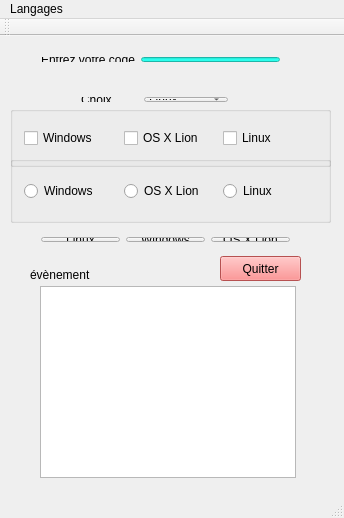
<?xml version="1.0" encoding="UTF-8"?>
<ui version="4.0">
 <class>MainWindow</class>
 <widget class="QMainWindow" name="MainWindow">
  <property name="geometry">
   <rect>
    <x>0</x>
    <y>0</y>
    <width>344</width>
    <height>518</height>
   </rect>
  </property>
  <property name="windowTitle">
   <string>MainWindow</string>
  </property>
  <widget class="QWidget" name="centralWidget">
   <widget class="QGroupBox" name="groupBoxCheckBox">
    <property name="geometry">
     <rect>
      <x>10</x>
      <y>70</y>
      <width>321</width>
      <height>61</height>
     </rect>
    </property>
    <property name="title">
     <string/>
    </property>
    <layout class="QHBoxLayout" name="horizontalLayout_3">
     <item>
      <widget class="QCheckBox" name="checkBoxWindows">
       <property name="text">
        <string>Windows</string>
       </property>
      </widget>
     </item>
     <item>
      <widget class="QCheckBox" name="checkBoxOSXLion">
       <property name="text">
        <string>OS X Lion</string>
       </property>
      </widget>
     </item>
     <item>
      <widget class="QCheckBox" name="checkBoxLinux">
       <property name="text">
        <string>Linux</string>
       </property>
      </widget>
     </item>
    </layout>
   </widget>
   <widget class="QGroupBox" name="groupBoxRadioButton">
    <property name="geometry">
     <rect>
      <x>10</x>
      <y>120</y>
      <width>321</width>
      <height>67</height>
     </rect>
    </property>
    <property name="title">
     <string/>
    </property>
    <layout class="QHBoxLayout" name="horizontalLayout_4">
     <item>
      <widget class="QRadioButton" name="radioButtonWindows">
       <property name="text">
        <string>Windows</string>
       </property>
      </widget>
     </item>
     <item>
      <widget class="QRadioButton" name="radioButtonOSXLion">
       <property name="text">
        <string>OS X Lion</string>
       </property>
      </widget>
     </item>
     <item>
      <widget class="QRadioButton" name="radioButtonLinux">
       <property name="text">
        <string>Linux</string>
       </property>
      </widget>
     </item>
    </layout>
   </widget>
   <widget class="QPushButton" name="pushButtonQuitter">
    <property name="geometry">
     <rect>
      <x>220</x>
      <y>220</y>
      <width>81</width>
      <height>25</height>
     </rect>
    </property>
    <property name="styleSheet">
     <string notr="true">background-color: rgb(255, 114, 114);</string>
    </property>
    <property name="text">
     <string>Quitter</string>
    </property>
   </widget>
   <widget class="QLabel" name="labelEvenment">
    <property name="geometry">
     <rect>
      <x>30</x>
      <y>230</y>
      <width>71</width>
      <height>17</height>
     </rect>
    </property>
    <property name="text">
     <string>évènement</string>
    </property>
   </widget>
   <widget class="QTextBrowser" name="textBrowserAffichage">
    <property name="geometry">
     <rect>
      <x>40</x>
      <y>250</y>
      <width>256</width>
      <height>192</height>
     </rect>
    </property>
    <property name="styleSheet">
     <string notr="true">background-color: qconicalgradient(cx:0.5, cy:0.5, angle:0, stop:0 rgba(35, 40, 3, 255), stop:0.16 rgba(136, 106, 22, 255), stop:0.225 rgba(166, 140, 41, 255), stop:0.285 rgba(204, 181, 74, 255), stop:0.345 rgba(235, 219, 102, 255), stop:0.415 rgba(245, 236, 112, 255), stop:0.52 rgba(209, 190, 76, 255), stop:0.57 rgba(187, 156, 51, 255), stop:0.635 rgba(168, 142, 42, 255), stop:0.695 rgba(202, 174, 68, 255), stop:0.75 rgba(218, 202, 86, 255), stop:0.815 rgba(208, 187, 73, 255), stop:0.88 rgba(187, 156, 51, 255), stop:0.935 rgba(137, 108, 26, 255), stop:1 rgba(35, 40, 3, 255));</string>
    </property>
   </widget>
   <widget class="QWidget" name="layoutWidget">
    <property name="geometry">
     <rect>
      <x>30</x>
      <y>10</y>
      <width>261</width>
      <height>27</height>
     </rect>
    </property>
    <layout class="QHBoxLayout" name="horizontalLayout">
     <item>
      <widget class="QLabel" name="labelEntrezVotreCode">
       <property name="text">
        <string>Entrez votre code</string>
       </property>
      </widget>
     </item>
     <item>
      <widget class="QLineEdit" name="lineEditEcriture">
       <property name="styleSheet">
        <string notr="true">background-color: rgb(43, 255, 237);</string>
       </property>
      </widget>
     </item>
    </layout>
   </widget>
   <widget class="QWidget" name="layoutWidget">
    <property name="geometry">
     <rect>
      <x>70</x>
      <y>50</y>
      <width>169</width>
      <height>27</height>
     </rect>
    </property>
    <layout class="QHBoxLayout" name="horizontalLayout_2">
     <item>
      <widget class="QLabel" name="labelChoix">
       <property name="text">
        <string>Choix</string>
       </property>
      </widget>
     </item>
     <item>
      <spacer name="horizontalSpacer">
       <property name="orientation">
        <enum>Qt::Horizontal</enum>
       </property>
       <property name="sizeHint" stdset="0">
        <size>
         <width>40</width>
         <height>20</height>
        </size>
       </property>
      </spacer>
     </item>
     <item>
      <widget class="QComboBox" name="comboBoxOS">
       <item>
        <property name="text">
         <string>Linux</string>
        </property>
       </item>
       <item>
        <property name="text">
         <string>Windows</string>
        </property>
       </item>
       <item>
        <property name="text">
         <string>OS X Lion</string>
        </property>
       </item>
      </widget>
     </item>
    </layout>
   </widget>
   <widget class="QWidget" name="layoutWidget">
    <property name="geometry">
     <rect>
      <x>30</x>
      <y>190</y>
      <width>271</width>
      <height>27</height>
     </rect>
    </property>
    <layout class="QHBoxLayout" name="horizontalLayout_5">
     <item>
      <widget class="QPushButton" name="pushButtonLinux">
       <property name="text">
        <string>Linux</string>
       </property>
      </widget>
     </item>
     <item>
      <widget class="QPushButton" name="pushButtonWindows">
       <property name="text">
        <string>Windows</string>
       </property>
      </widget>
     </item>
     <item>
      <widget class="QPushButton" name="pushButtonOSXLion">
       <property name="text">
        <string>OS X Lion</string>
       </property>
      </widget>
     </item>
    </layout>
   </widget>
  </widget>
  <widget class="QMenuBar" name="menuBar">
   <property name="geometry">
    <rect>
     <x>0</x>
     <y>0</y>
     <width>344</width>
     <height>22</height>
    </rect>
   </property>
   <widget class="QMenu" name="menuLangages">
    <property name="title">
     <string>Langages</string>
    </property>
    <widget class="QMenu" name="menuWeb">
     <property name="title">
      <string>Web</string>
     </property>
     <addaction name="actionPHP"/>
     <addaction name="actionJavascript"/>
    </widget>
    <addaction name="actionC"/>
    <addaction name="separator"/>
    <addaction name="actionJava"/>
    <addaction name="actionCpp"/>
    <addaction name="separator"/>
    <addaction name="menuWeb"/>
   </widget>
   <addaction name="menuLangages"/>
  </widget>
  <widget class="QToolBar" name="mainToolBar">
   <attribute name="toolBarArea">
    <enum>TopToolBarArea</enum>
   </attribute>
   <attribute name="toolBarBreak">
    <bool>false</bool>
   </attribute>
  </widget>
  <widget class="QStatusBar" name="statusBar"/>
  <action name="actionC">
   <property name="text">
    <string>C</string>
   </property>
  </action>
  <action name="actionJava">
   <property name="text">
    <string>Java</string>
   </property>
  </action>
  <action name="actionCpp">
   <property name="text">
    <string>C++</string>
   </property>
  </action>
  <action name="actionPHP">
   <property name="text">
    <string>PHP</string>
   </property>
  </action>
  <action name="actionJavascript">
   <property name="text">
    <string>Javascript</string>
   </property>
  </action>
 </widget>
 <layoutdefault spacing="6" margin="11"/>
 <resources/>
 <connections>
  <connection>
   <sender>pushButtonQuitter</sender>
   <signal>clicked()</signal>
   <receiver>MainWindow</receiver>
   <slot>close()</slot>
   <hints>
    <hint type="sourcelabel">
     <x>223</x>
     <y>267</y>
    </hint>
    <hint type="destinationlabel">
     <x>164</x>
     <y>261</y>
    </hint>
   </hints>
  </connection>
 </connections>
</ui>
